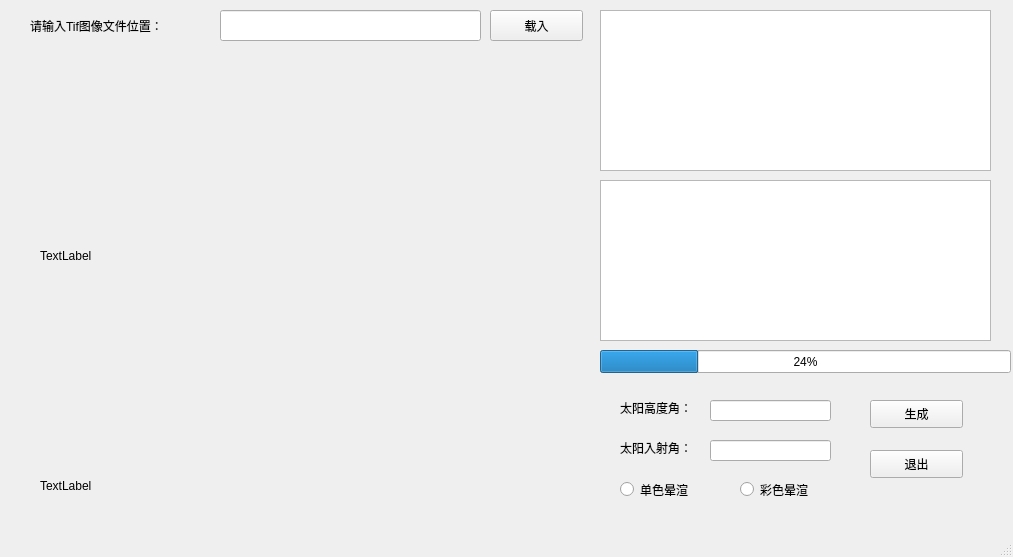
<?xml version="1.0" encoding="UTF-8"?>
<ui version="4.0">
 <class>MainWindow</class>
 <widget class="QMainWindow" name="MainWindow">
  <property name="geometry">
   <rect>
    <x>0</x>
    <y>0</y>
    <width>1013</width>
    <height>557</height>
   </rect>
  </property>
  <property name="windowTitle">
   <string>MainWindow</string>
  </property>
  <widget class="QWidget" name="centralwidget">
   <widget class="QLineEdit" name="lineEdit">
    <property name="geometry">
     <rect>
      <x>220</x>
      <y>10</y>
      <width>261</width>
      <height>31</height>
     </rect>
    </property>
   </widget>
   <widget class="QPushButton" name="pushButton_load">
    <property name="geometry">
     <rect>
      <x>490</x>
      <y>10</y>
      <width>93</width>
      <height>31</height>
     </rect>
    </property>
    <property name="text">
     <string>载入</string>
    </property>
   </widget>
   <widget class="QTextBrowser" name="textBrowser_Feedback">
    <property name="geometry">
     <rect>
      <x>600</x>
      <y>10</y>
      <width>391</width>
      <height>161</height>
     </rect>
    </property>
   </widget>
   <widget class="QLabel" name="text_label">
    <property name="geometry">
     <rect>
      <x>30</x>
      <y>10</y>
      <width>181</width>
      <height>31</height>
     </rect>
    </property>
    <property name="text">
     <string>请输入Tif图像文件位置：</string>
    </property>
   </widget>
   <widget class="QTextBrowser" name="textBrowser_Info">
    <property name="geometry">
     <rect>
      <x>600</x>
      <y>180</y>
      <width>391</width>
      <height>161</height>
     </rect>
    </property>
   </widget>
   <widget class="QProgressBar" name="progressBar">
    <property name="geometry">
     <rect>
      <x>600</x>
      <y>350</y>
      <width>411</width>
      <height>23</height>
     </rect>
    </property>
    <property name="value">
     <number>24</number>
    </property>
   </widget>
   <widget class="QPushButton" name="pushButton_begin">
    <property name="geometry">
     <rect>
      <x>870</x>
      <y>400</y>
      <width>93</width>
      <height>28</height>
     </rect>
    </property>
    <property name="text">
     <string>生成</string>
    </property>
   </widget>
   <widget class="QPushButton" name="pushButton_close">
    <property name="geometry">
     <rect>
      <x>870</x>
      <y>450</y>
      <width>93</width>
      <height>28</height>
     </rect>
    </property>
    <property name="text">
     <string>退出</string>
    </property>
   </widget>
   <widget class="QLineEdit" name="lineEdit_2">
    <property name="geometry">
     <rect>
      <x>710</x>
      <y>400</y>
      <width>121</width>
      <height>21</height>
     </rect>
    </property>
   </widget>
   <widget class="QLineEdit" name="lineEdit_3">
    <property name="geometry">
     <rect>
      <x>710</x>
      <y>440</y>
      <width>121</width>
      <height>21</height>
     </rect>
    </property>
   </widget>
   <widget class="QLabel" name="label_2">
    <property name="geometry">
     <rect>
      <x>620</x>
      <y>400</y>
      <width>91</width>
      <height>16</height>
     </rect>
    </property>
    <property name="text">
     <string>太阳高度角：</string>
    </property>
   </widget>
   <widget class="QLabel" name="label_3">
    <property name="geometry">
     <rect>
      <x>620</x>
      <y>440</y>
      <width>91</width>
      <height>16</height>
     </rect>
    </property>
    <property name="text">
     <string>太阳入射角：</string>
    </property>
   </widget>
   <widget class="QLabel" name="label_1">
    <property name="geometry">
     <rect>
      <x>40</x>
      <y>60</y>
      <width>531</width>
      <height>391</height>
     </rect>
    </property>
    <property name="text">
     <string>TextLabel</string>
    </property>
   </widget>
   <widget class="QRadioButton" name="radioButton">
    <property name="geometry">
     <rect>
      <x>620</x>
      <y>480</y>
      <width>115</width>
      <height>19</height>
     </rect>
    </property>
    <property name="text">
     <string>单色晕渲</string>
    </property>
    <property name="checkable">
     <bool>true</bool>
    </property>
   </widget>
   <widget class="QRadioButton" name="radioButton_2">
    <property name="geometry">
     <rect>
      <x>740</x>
      <y>480</y>
      <width>115</width>
      <height>19</height>
     </rect>
    </property>
    <property name="text">
     <string>彩色晕渲</string>
    </property>
   </widget>
   <widget class="QLabel" name="label_4">
    <property name="geometry">
     <rect>
      <x>40</x>
      <y>470</y>
      <width>531</width>
      <height>31</height>
     </rect>
    </property>
    <property name="text">
     <string>TextLabel</string>
    </property>
   </widget>
  </widget>
  <widget class="QMenuBar" name="menubar">
   <property name="geometry">
    <rect>
     <x>0</x>
     <y>0</y>
     <width>1013</width>
     <height>26</height>
    </rect>
   </property>
  </widget>
  <widget class="QStatusBar" name="statusbar"/>
 </widget>
 <resources/>
 <connections/>
</ui>
